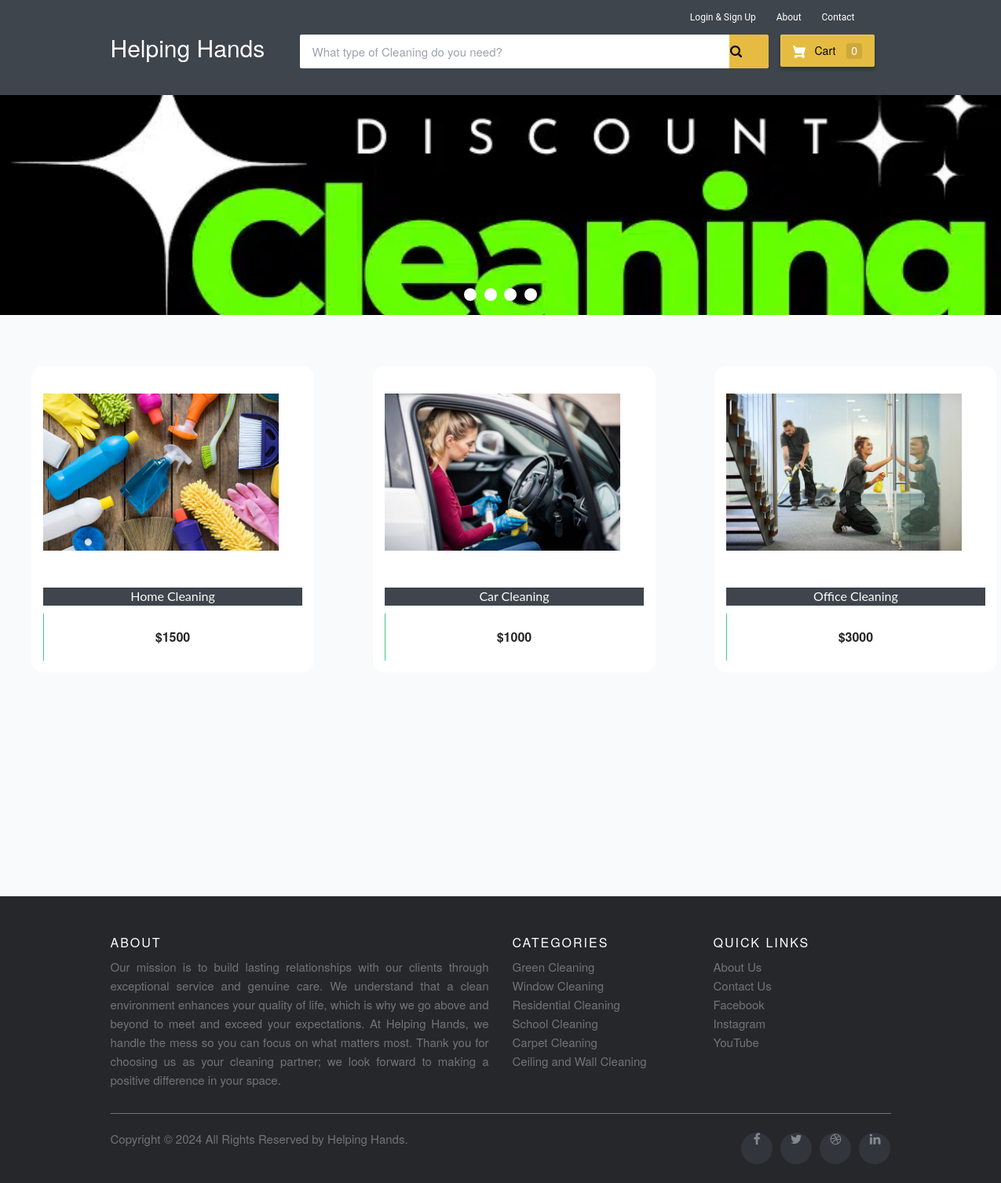
The page / on the database its author committed.
### ecom/models.py (models this page shows, shortened)
class Product(models.Model):
    name=models.CharField(max_length=40)
    product_image= models.ImageField(upload_to='product_image/',null=True,blank=True)
    price = models.PositiveIntegerField()
    description=models.CharField(max_length=40)

### ecom/views.py (the view)
# urls.py: path('',views.home_view,name=''),
def home_view(request):
    products=models.Product.objects.all()
    if 'product_ids' in request.COOKIES:
        product_ids = request.COOKIES['product_ids']
        counter=product_ids.split('|')
        product_count_in_cart=len(set(counter))
    else:
        product_count_in_cart=0
    if request.user.is_authenticated:
        return HttpResponseRedirect('afterlogin')
    return render(request,'ecom/index.html',{'products':products,'product_count_in_cart':product_count_in_cart})

### templates/ecom/index.html (shortened to what this page needs)
{% extends 'ecom/homebase.html' %}
{% load static %}
{% block content %}
<div class="row">
  <div class="col-md-12">
    <div class="slider-container">
      <div class="menu">
        <label for="slide-dot-1"></label>
        <label for="slide-dot-2"></label>
        <label for="slide-dot-3"></label>
        <label for="slide-dot-4"></label>
      </div>
        <div class="slide slide-1"></div>
    </div>
  </div>
</div>
{%if products%}
<br>
  <div class="row">
      {% for p in products %}
      <div class="column">
      <div class="container page-wrapper" style="width: 450px;">
        <div class="page-inner">
          <div class="row">
            <div class="el-wrapper">
              <div class="box-up">
                <img class="img" src="{% static p.product_image.url %}" alt="product pic" height="300px" width="300px">
                <div class="img-info">
                  <div class="info-inner">
                    <span style="background-color:#3e454c; color:fbfbfb;"class="p-company">{{p.name}}</span>
                  </div>
                </div>
              </div>
              <div class="box-down">
                <a class="cart" href="{% url 'add-to-cart' p.id  %}">
                  <span class="price">${{p.price}}</span>
                  <span class="add-to-cart">
                    <span class="txt"><i class="fa fa-shopping-cart"></i> Add To Cart</span>
                  </span>
                </a>
              </div>
            </div>
          </div>
        </div>
      </div>
      </div>
{% if forloop.counter|divisibleby:"3" %}
    </div>
{% endif %}
  {% endfor %}
{%else%}
<h3 style="text-align:center; color:#3E454C;">No Search Found</h3>
{%endif%}
<br><br><br>
<br><br><br><br><br><br><br><br><br><br><br><br>
{% endblock content %}

### templates/ecom/homebase.html (style rules this page uses)
.menu { cursor: pointer }

### templates/ecom/navbar.html (style rules this page uses)
body { background-color: #f7f7f7; }
.menu { cursor: pointer }

### rows shown on the page
Product: product_image (picture), name "Home Cleaning", price "1500"
Product: product_image (picture), name "Car Cleaning", price "1000"
Product: product_image (picture), name "Office Cleaning", price "3000"

### other values the page prints
{{ product_count_in_cart }} "0"
